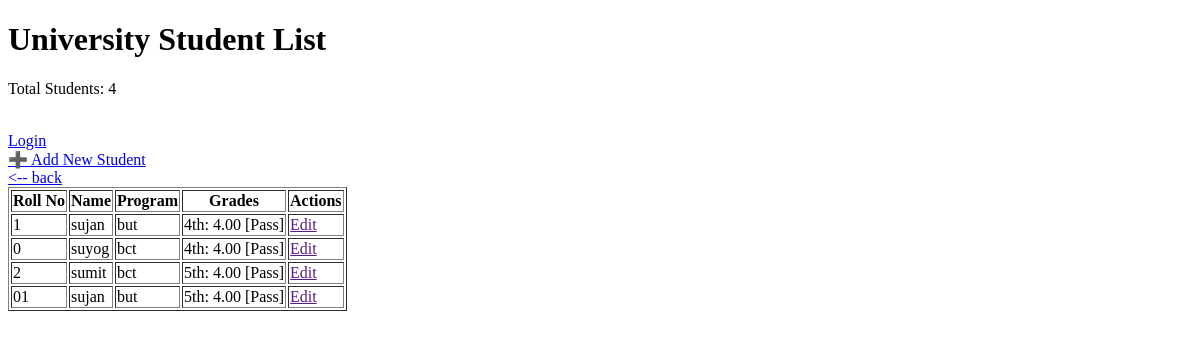
Before: / with the older database file.
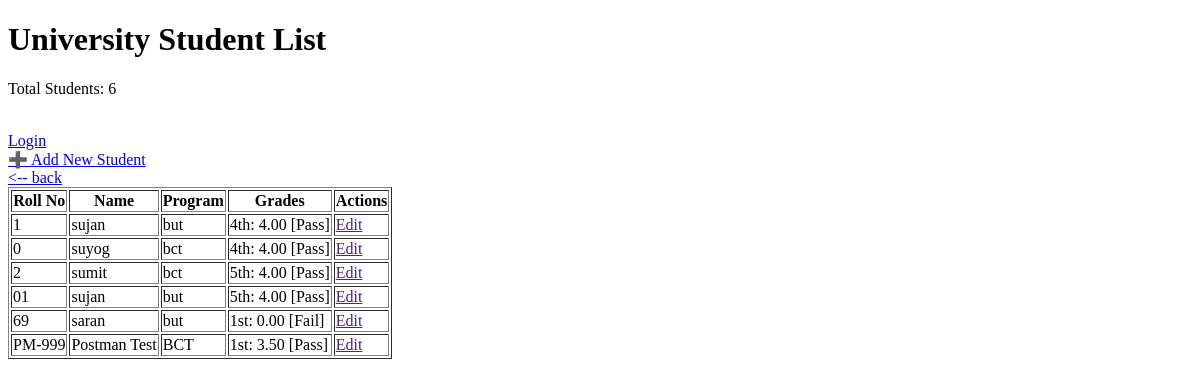
After: the same page with the newer database file.
### studentdashboard/models.py (models this page shows, shortened)
class StudentProfile(models.Model):
    name = models.CharField(max_length=100)
    roll = models.CharField(max_length=20, unique=True)
    program = models.CharField(max_length=50)

class StudentGrade(models.Model):
    student = models.ForeignKey(StudentProfile, on_delete=models.CASCADE, related_name='grades')
    SEM_CHOICES = [
        ('1st', '1st Semester'),
        ('2nd', '2nd Semester'),
        ('3rd', '3rd Semester'),
        ('4th', '4th Semester'),
        ('5th', '5th Semester'),
        ('6th', '6th Semester'),
        ('7th', '7th Semester'),
        ('8th', '8th Semester'),
    ]
    year = models.CharField(max_length=4)
    sem = models.CharField(max_length=10, choices=SEM_CHOICES)
    gpa = models.DecimalField(
        max_digits=3,
        decimal_places=2,
        validators=[MinValueValidator(0.0), MaxValueValidator(4.0)],
        help_text="Enter GPA between 0.0 and 4.0"
    )
    status = models.CharField(max_length=10, editable=False) # Editable=False hides it in forms

### studentdashboard/views.py (the view, shortened to what this page needs)
# urls.py: path('', views.student_dashboard, name='student_dashboard'),
@csrf_exempt
def student_dashboard(request):
    students = StudentProfile.objects.prefetch_related('grades').all()
    context = {
        'students': students,
        'student_count': students.count(),
    }
    return render(request, 'dashboard.html', context, status=200)

### templates/dashboard.html (shortened to what this page needs)
<!DOCTYPE html>
<html lang="en">
<head>
</head>
<body>
    <div>
    <h1>University Student List</h1>
    <p>Total Students: {{ student_count }}</p>
    <br>
    <a href="{% url 'login' %}">Login</a>
    <br>
      <a href="{% url 'studentdashboard:add_student' %}">➕ Add New Student</a>
    <br>
    <a href="{% url 'studentdashboard:student_dashboard' %}"><-- back</a>
    <br>
    {% block content %}
    <table border="1">
        <thead>
            <tr>
                <th>Roll No</th>
                <th>Name</th>
                <th>Program</th>
                <th>Grades</th>
                <th>Actions</th>
            </tr>
        </thead>
        <tbody>
            {% for student in students %}
            <tr>
                <td>{{ student.roll }}</td>
                <td>{{ student.name }}</td>
                <td>{{ student.program }}</td>
                <td>
                    {% for grade in student.grades.all %}
                        <div>
                            {{ grade.sem }}: {{ grade.gpa }} [{{ grade.status }}]
                        </div>
                    {% empty %}
                        No grades recorded.
                    {% endfor %}
                </td>
                <td>
                        <a href="">Edit</a>
                    </td>
            </tr>
            {% endfor %}
        </tbody>
    </table>
    {% endblock %}
</div>
</body>
</html>

Changed rows visible on the page:
added StudentProfile: roll "69", name "saran", program "but"
added StudentGrade: sem "1st", gpa "0.00", status "Fail", shown under "69"
added StudentProfile: roll "PM-999", name "Postman Test", program "BCT"
added StudentGrade: sem "1st", gpa "3.50", status "Pass", shown under "PM-999"
Other visible differences:
{{ student_count }}: "4" → "6"
